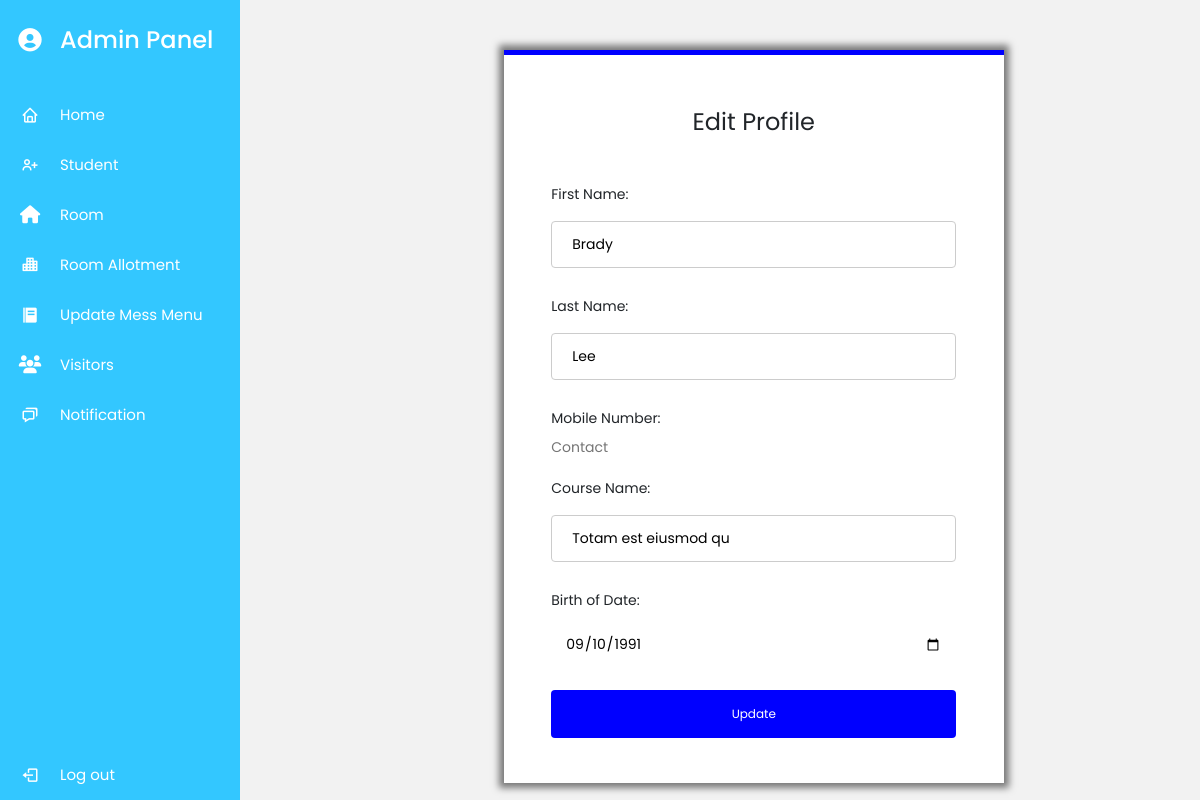
The app's page /adminedit/2 (signed in) with its own data.
### myapp/models.py (models this page shows, shortened)
class Student(models.Model):
    user = models.OneToOneField(User,on_delete=models.CASCADE,null=True)
    First_Name = models.CharField(max_length=50,null=False)
    Last_Name = models.CharField(max_length=50,null=False)
    Dob = models.DateField(auto_now=False,null=True)
    Contact = models.CharField(max_length=15,null=False)
    Aadhar_pic = models.ImageField(upload_to="img/",null=True)
    Profile_pic = models.ImageField(upload_to="img/",null=True)
    Course = models.CharField(max_length=20,null=True)
    Gender = models.CharField(choices=gender,max_length=15,null=True)

### myapp/views.py (the view, shortened to what this page needs)
# urls.py: path('adminedit/<int:id>',views.Adminedit,name='adminedit'),
def Adminedit(request, id):
    if request.user.is_superuser:
        data = Student.objects.get(id=id)
        return render(request, 'adminedit.html', {'key2': data})

### myapp/templates/adminedit.html (shortened to what this page needs)
{% extends 'admindash.html' %}
{% block content %}
    <div class="container">
    <center><h2>Edit Profile</h2></center>
    <form action="" method="post" enctype="multipart/form-data">
        <div class="input-name">
            <label for="">First Name:</label>
            <input type="text" placeholder="First Name" class="name" name="finame" value="{{key2.First_Name}}">
            </div>
            <div class="input-name">
                <label for="">Last Name:</label>
            <input type="text" placeholder="Last Name" class="name" name="laname " value="{{key2.Last_Name}}">
        </div>
            <div class="input-name">
                <label for="">Mobile Number:</label>
                <input type="number" placeholder="Contact" required class="" name="cont" value="{{key2.Contact}}">
            </div>
            <div class="input-name">
                <label for="">Course Name:</label>
                <input type="text" placeholder="Course" required class="name" name="cour" value="{{key2.Course}}">
            </div>
            <div class="input-name">
                <label for="">Birth of Date:</label>
                <input type="date" placeholder="Date of Birth" required class="text-name" name="dob" value="{{key2.Dob|date:"Y-m-d"}}" >
            </div>
            <div class="input-name">
                <input type="submit" class="button" value="Update">
            </div>
        </div>
    {% endblock content %}

### myapp/static/css/admindash.css (style rules this page uses)
* { margin: 0; padding: 0; box-sizing: border-box; font-family: 'Poppins', sans-serif; }

### myapp/static/css/visitors.css (style rules this page uses)
* { margin: 0; padding: 0; box-sizing: border-box; }
body { font-size: 14px; background: #f2f2f2; }
.container { background: white; width: 500px; padding: 25px; margin: 50px auto 0; border-top: 5px solid blue; box-shadow: 0 0 7px 5px rgba(0, 0, 0,0.5); }
.container h2 { font-size: 24px; line-height: 24px; padding: 30px; text-align: center; }
.input-name { width: 90%; position: relative; margin: 20px auto; }
.name { width: 45%; padding: 8px 0px 8px 40px; }
.text-name { width: 100%; padding: 8px 0px 8px 40px; }
.button { background-color: blue; border-radius: 4px; color: white; padding: 15px 32px; text-align: center; text-decoration: none; display: inline-block; font-size: 12px; }

### myapp/static/css/main.css (style rules this page uses)
html { -webkit-box-sizing: border-box; -moz-box-sizing: border-box; box-sizing: border-box; }
* { padding: 0; margin: 0; }
*, *:before, *:after { -webkit-box-sizing: inherit; -moz-box-sizing: inherit; box-sizing: inherit; }
body, h1, h2, h3, h4, h5, h6, blockquote, p, pre, dl, dd, ol, ul, figure, hr, fieldset, legend { margin: 0; padding: 0; }
body { font-family: "Roboto", "Arial", "Helvetica Neue", sans-serif; font-weight: 400; font-size: 14px; }
h1, h2, h3, h4, h5, h6 { font-weight: 400; }
h2 { font-size: 30px; }
input[type="date" i] { padding: 14px; }
input { outline: none; margin: 0; border: none; -webkit-box-shadow: none; -moz-box-shadow: none; box-shadow: none; width: 100%; font-size: 14px; font-family: inherit; }

### myapp/static/css/room.css (style rules this page uses)
* { margin: 0; padding: 0; box-sizing: border-box; }
body { font-size: 14px; background: #f2f2f2; }
.container { background: white; width: 500px; padding: 25px; margin: 50px auto 0; border-top: 5px solid blue; box-shadow: 0 0 7px 5px rgba(0, 0, 0,0.5); }
.container h2 { font-size: 24px; line-height: 24px; padding: 30px; text-align: center; }
.input-name { width: 90%; position: relative; margin: 20px auto; }
.name { width: 45%; padding: 8px 0px 8px 40px; }
.text-name { width: 100%; padding: 8px 0px 8px 40px; }
.button { background-color: blue; border-radius: 4px; color: white; padding: 15px 32px; text-align: center; text-decoration: none; font-size: 12px; margin-right: 70px; }

### myapp/templates/admindash.html (style rules this page uses)
input[type="text"], select { width: 100%; padding: 12px 20px; margin: 8px 0; display: inline-block; border: 1px solid #ccc; border-radius: 4px; box-sizing: border-box; }

### records on screen
Student: finame "Brady", Last_Name "Lee", cour "Totam est eiusmod qu", dob "09/10/1991"
